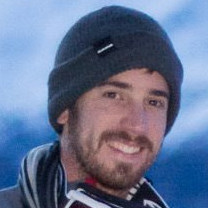
#> input picture data/stefan.jpg, 208 x 208 px
$ python fisheye.py
#> lines starting #> are read from the running program, lines starting #| are printed output that depends on the picture
from skimage import transform, data, io

import numpy as np
import matplotlib.pyplot as plt

image = io.imread('data/stefan.jpg')
#> image is the input picture: shape (208, 208, 3); mean R, G, B 100.1, 113.5, 144.4
face = image[:185, 15:]
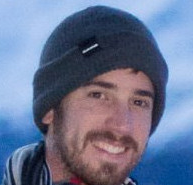
#> face: shape (185, 193, 3); mean R, G, B 105, 115.7, 144.8


def fisheye(xy):
    center = np.mean(xy, axis=0)
    xc, yc = (xy - center).T

    # Polar coordinates
    r = np.sqrt(xc**2 + yc**2)
    theta = np.arctan2(yc, xc)

    r = 0.8 * np.exp(r**(1/2.1) / 1.8)

    return np.column_stack((
        r * np.cos(theta), r * np.sin(theta)
        )) + center

out = transform.warp(face, fisheye)
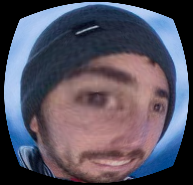
#> out: shape (185, 193, 3) float64; mean R, G, B 0.347, 0.332, 0.392

f, (ax0, ax1) = plt.subplots(1, 2,
                             subplot_kw=dict(xticks=[], yticks=[]))
ax0.imshow(face)
ax1.imshow(out)

plt.show()
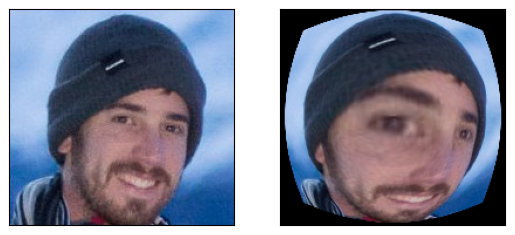
#> figure drawn by matplotlib, 2 panels

$ run again, with data/webreg_0.jpg copied over data/stefan.jpg
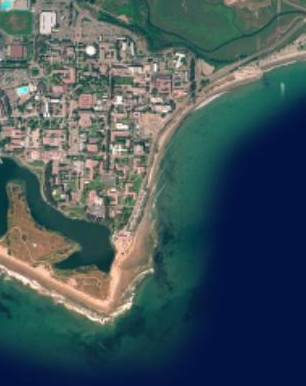
#> input picture data/webreg_0.jpg, 306 x 386 px
#> image is the input picture: shape (386, 306, 3); mean R, G, B 68.6, 86.3, 90.8
#> `out = transform.warp(face, fisheye)`:
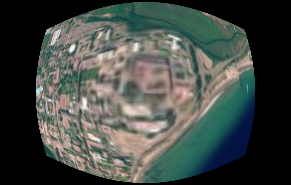
#> out: shape (185, 291, 3) float64; mean R, G, B 0.266, 0.29, 0.271
#> `plt.show()`:
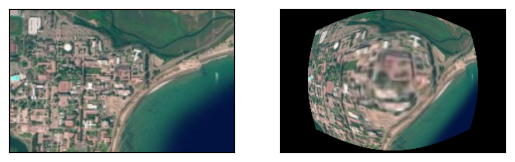
#> figure drawn by matplotlib, 2 panels

$ run again, with data/webreg_1.jpg copied over data/stefan.jpg
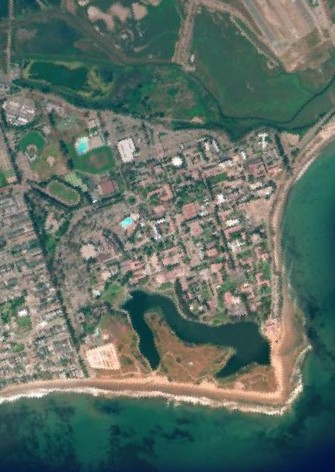
#> input picture data/webreg_1.jpg, 335 x 472 px
#> image is the input picture: shape (472, 335, 3); mean R, G, B 93.9, 110, 100.6
#> `out = transform.warp(face, fisheye)`:
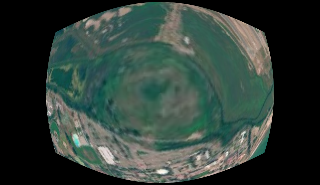
#> out: shape (185, 320, 3) float64; mean R, G, B 0.187, 0.241, 0.217
#> `plt.show()`:
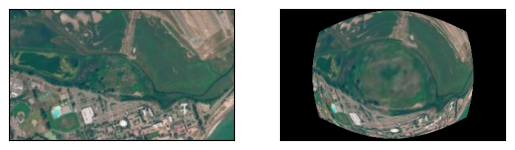
#> figure drawn by matplotlib, 2 panels

$ run again, with data/window.jpg copied over data/stefan.jpg
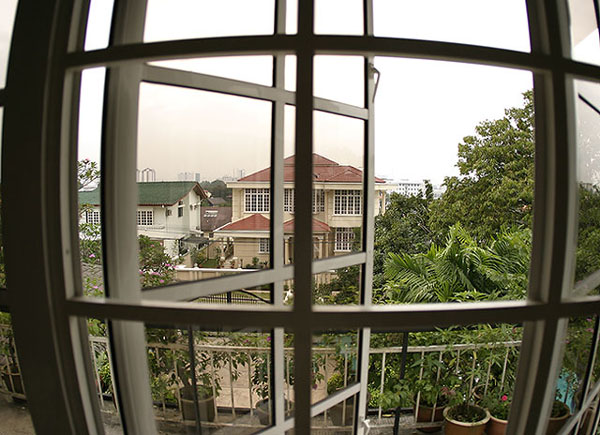
#> input picture data/window.jpg, 600 x 435 px
#> image is the input picture: shape (435, 600, 3); mean R, G, B 117.3, 113.5, 96.6
#> `out = transform.warp(face, fisheye)`:
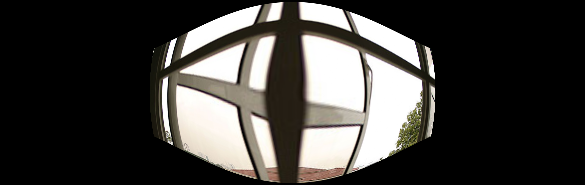
#> out: shape (185, 585, 3) float64; mean R, G, B 0.253, 0.245, 0.233
#> `plt.show()`:
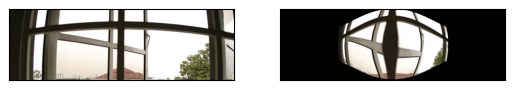
#> figure drawn by matplotlib, 2 panels
